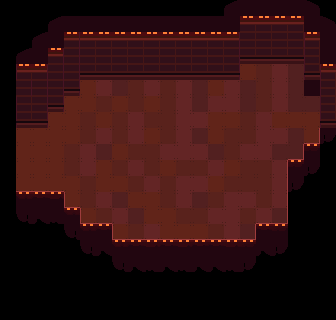

This game map was drawn from its Tiled (.tmx) file and the tilesets committed beside it. A one-line description and the trimmed map source follow:
An orthogonal 21x20 tile map with 16x16 px tiles, 4 tile layers (Suelo, Aire, Paredes, Decoracion), 2 tilesets and 3 objects (2x Left, Spawn).

<map version="1.0" tiledversion="1.0.3" orientation="orthogonal" renderorder="right-down" width="21" height="20" tilewidth="16" tileheight="16" nextobjectid="14">
 <tileset firstgid="1" source="../tileset/tileset16.tsx" />
 <tileset firstgid="65" source="../tileset/Decoracion.tsx" />
 <layer name="Suelo" width="21" height="20">
  <data>[420 cells, 177 non-empty, 10 distinct tile ids]</data>
 </layer>
 <layer name="Aire" width="21" height="20">
  <data>[420 cells, 45 non-empty, 9 distinct tile ids]</data>
 </layer>
 <layer name="Paredes" width="21" height="20">
  <data>[420 cells, 91 non-empty, 12 distinct tile ids]</data>
 </layer>
 <layer name="Decoracion" width="21" height="20">
  <data>[420 cells, 22 non-empty, 4 distinct tile ids]</data>
 </layer>
 <objectgroup name="Puertas">
  <object id="9" name="Left" x="16" y="128" width="16" height="64" />
 </objectgroup>
 <objectgroup name="Entradas">
  <object id="12" name="Left" gid="104" x="48" y="160" width="16" height="16" />
 </objectgroup>
 <objectgroup name="Spawners">
  <object id="1" name="Spawn" gid="120" x="272" y="112" width="16" height="16">
   <properties>
    <property name="Gunner" type="bool" value="true" />
    <property name="Stalker" type="bool" value="true" />
   </properties>
  </object>
 </objectgroup>
</map>
